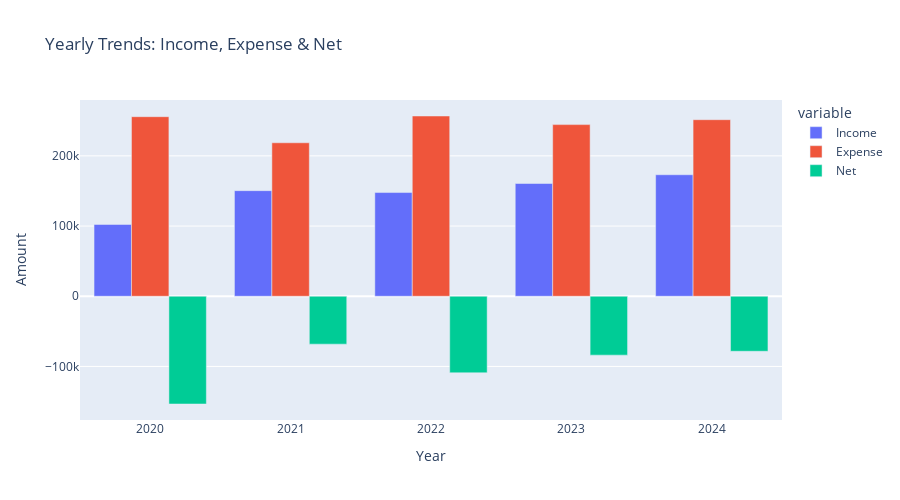

The code cell stored with this chart in its notebook:
### Markdown cell above
# Yearly Trends: Income, Expenses, Net

### Code cell
yearly_summary = df.groupby(['Year', 'Type'])['Amount'].sum().unstack().fillna(0)
yearly_summary['Net'] = yearly_summary['Income'] - yearly_summary['Expense']
yearly_summary_reset = yearly_summary.reset_index()

fig4 = px.bar(yearly_summary_reset, x='Year', y=['Income', 'Expense', 'Net'],
              title="Yearly Trends: Income, Expense & Net",
              labels={'value': 'Amount', 'Year': 'Year'},
              barmode='group', height=500)
fig4.show()

### Figure 1 — Plotly figure (JSON) as saved in the notebook; plotly's stock layout.template omitted (floating-point values rounded to 4 significant figures)
{"data": [{"alignmentgroup": "True", "hovertemplate": "variable=Income<br>Year=%{x}<br>Amount=%{y}<extra></extra>", "legendgroup": "Income", "marker": {"color": "#636efa", "pattern": {"shape": ""}}, "name": "Income", "offsetgroup": "Income", "orientation": "v", "showlegend": true, "textposition": "auto", "type": "bar", "x": [2020, 2021, 2022, 2023, 2024], "xaxis": "x", "y": [102300.0, 150400.0, 147700.0, 160600.0, 173100.0], "yaxis": "y"}, {"alignmentgroup": "True", "hovertemplate": "variable=Expense<br>Year=%{x}<br>Amount=%{y}<extra></extra>", "legendgroup": "Expense", "marker": {"color": "#EF553B", "pattern": {"shape": ""}}, "name": "Expense", "offsetgroup": "Expense", "orientation": "v", "showlegend": true, "textposition": "auto", "type": "bar", "x": [2020, 2021, 2022, 2023, 2024], "xaxis": "x", "y": [255800.0, 218600.0, 256800.0, 244500.0, 251500.0], "yaxis": "y"}, {"alignmentgroup": "True", "hovertemplate": "variable=Net<br>Year=%{x}<br>Amount=%{y}<extra></extra>", "legendgroup": "Net", "marker": {"color": "#00cc96", "pattern": {"shape": ""}}, "name": "Net", "offsetgroup": "Net", "orientation": "v", "showlegend": true, "textposition": "auto", "type": "bar", "x": [2020, 2021, 2022, 2023, 2024], "xaxis": "x", "y": [-153500.0, -68250.0, -109100.0, -83900.0, -78400.0], "yaxis": "y"}], "layout": {"barmode": "group", "height": 500, "legend": {"title": {"text": "variable"}, "tracegroupgap": 0}, "title": {"text": "Yearly Trends: Income, Expense & Net"}, "xaxis": {"anchor": "y", "domain": [0, 1], "title": {"text": "Year"}}, "yaxis": {"anchor": "x", "domain": [0, 1], "title": {"text": "Amount"}}}}
